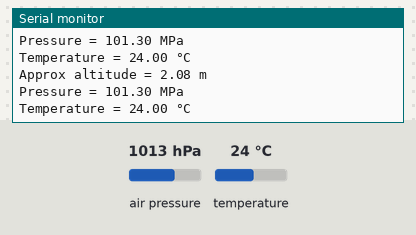
Bench run of a sketch on a simulated Arduino Uno, built with avr-gcc and run on an emulated ATmega328P. On the bench: the last lines printed to the serial monitor. Inputs (shaded band) come from the test bench; at power-on: air pressure 1013 hPa, temperature 24 °C.

Above: at 1.2 s.
1.3 s: air pressure set to 952 hPa
At 1.87 s:
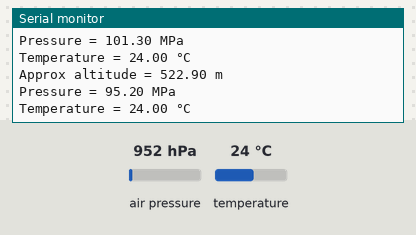
2.8 s: temperature set to 12 °C
At 3.41 s:
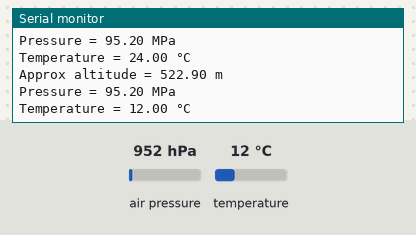
4.3 s: air pressure set to 975 hPa
At 4.94 s:
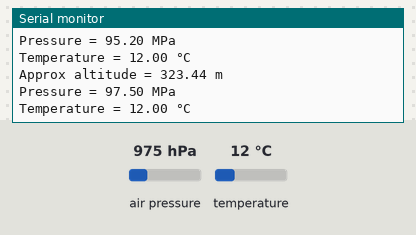
Timing chart, 0 to 7.3 s (numbered marks = the images above; inputs shaded):
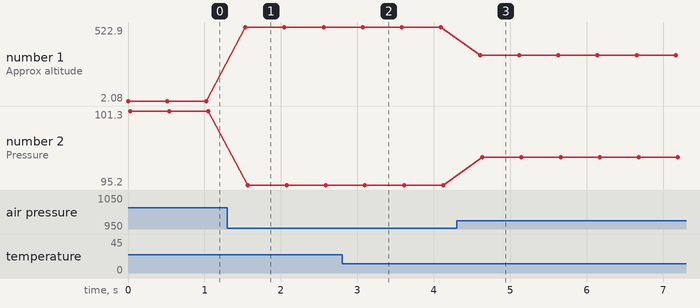

Measured:
- after the input at 1.3 s, the serial monitor: prints a new line after 0.23 s (image 1)
- after the input at 2.8 s, the serial monitor: prints a new line after 0.32 s (image 2)
- after the input at 4.3 s, the serial monitor: prints a new line after 0.31 s (image 3)
- plotted number 1: 2.08 → 522.9 after the input at 1.3 s, 522.9 → 323.44 after the input at 4.3 s
- plotted number 2: 101.3 → 95.2 after the input at 1.3 s, 95.2 → 97.5 after the input at 4.3 s

The sketch:

BME280.ino
```cpp
#include "Adafruit_Sensor.h"
#include "Adafruit_INA219.h"
#include "Adafruit_BME280.h"

Adafruit_BME280 bme;

// BME280 Functions
float readTemperature(){
  // Read Temperature
  float temperature = 0;
  temperature = bme.readTemperature();
  Serial.print("Temperature = ");
  Serial.print(temperature);
  Serial.println(" °C");

  return temperature;
}
float readPressure(){
  // Read pressure
  float pressure = 0;
  pressure = bme.readPressure() / 1000;
  Serial.print("Pressure = ");
  Serial.print(pressure);
  Serial.println(" MPa");

  return pressure;
}
float readAltitude(){
  // Calculate altitude
  float altitude = 0;
  altitude = bme.readAltitude(1013.25);
  Serial.print("Approx altitude = ");
  Serial.print(altitude);
  Serial.println(" m");

  return altitude;
}

void setup() {
  // Initialize BME280 (temperature and pressure sensor)
  bme.begin(0x76);
  Serial.begin(9600);
}

void loop() {
  readAltitude();
  readPressure();
  readTemperature();
  delay(500);
}
```
